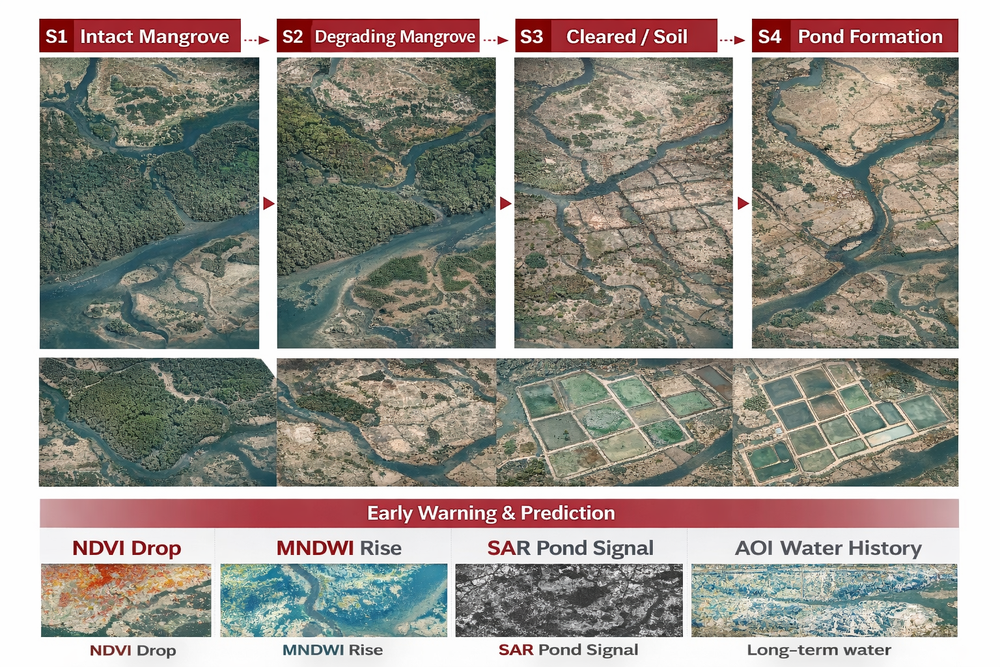
#> input picture Research/Mangrove conversion to aquaculture stages.png, 1000 x 667 px, shrunk from 1536 x 1024 before the run
$ python -i dip_pipeline.py   (imports and definitions only)
#> lines starting #> are read from the running program, lines starting #| are printed output that depends on the picture
"""
DIP Pipeline — Enhanced Research-Grade v2.0

Novel Digital Image Processing pipeline for satellite imagery enhancement.
Combines classical DIP techniques with modern approaches:

  1. Bilateral Filter         — Edge-preserving noise reduction
  2. CLAHE                    — Adaptive local contrast enhancement (LAB L-channel)
  3. Unsharp Mask             — High-pass edge sharpening
  4. Wavelet Detail Enhance   — DWT-based sub-band amplification (NOVEL)
  5. Multi-Scale Retinex      — Illumination-invariant color restoration (NOVEL)
  6. Morphological Gradient   — Pond boundary edge highlighting (NOVEL)
  7. Guided Filter            — Structure-preserving smoothing (NOVEL)
  8. Water-Index False Color  — NDWI/MNDWI-aware composite generation (NOVEL)
  9. Quality Metrics          — PSNR / SSIM for objective assessment

References:
  - Jobson et al. 1997 (MSR), Kou et al. 2015 (Guided Filter)
  - Mallat 1989 (DWT), Feyisa et al. 2014 (AWEI)
"""

import cv2
import numpy as np
import os


# ═══════════════════════════════════════════════════════════════
# 1. BILATERAL FILTER — Edge-preserving noise reduction
# ═══════════════════════════════════════════════════════════════

def apply_bilateral_filter(img, d=9, sigma_color=75, sigma_space=75):
    """Bilateral filter: smooths flat regions while preserving edges."""
    return cv2.bilateralFilter(img, d=d, sigmaColor=sigma_color, sigmaSpace=sigma_space)


# ═══════════════════════════════════════════════════════════════
# 2. CLAHE — Contrast Limited Adaptive Histogram Equalization
# ═══════════════════════════════════════════════════════════════

def apply_clahe(img, clip_limit=2.5, tile_size=(8, 8)):
    """CLAHE on L-channel of LAB colorspace for luminance-only enhancement."""
    if len(img.shape) == 3:
        lab = cv2.cvtColor(img, cv2.COLOR_BGR2LAB)
        l, a, b = cv2.split(lab)
        clahe = cv2.createCLAHE(clipLimit=clip_limit, tileGridSize=tile_size)
        cl = clahe.apply(l)
        enhanced = cv2.merge((cl, a, b))
        return cv2.cvtColor(enhanced, cv2.COLOR_LAB2BGR)
    else:
        clahe = cv2.createCLAHE(clipLimit=clip_limit, tileGridSize=tile_size)
        return clahe.apply(img)


# ═══════════════════════════════════════════════════════════════
# 3. UNSHARP MASK — High-pass edge sharpening
# ═══════════════════════════════════════════════════════════════

def apply_unsharp_mask(img, kernel_size=(9, 9), sigma=10.0, strength=1.5):
    """Unsharp masking: original + strength * (original - blurred)."""
    blurred = cv2.GaussianBlur(img, kernel_size, sigma)
    return cv2.addWeighted(img, strength, blurred, 1.0 - strength, 0)


# ═══════════════════════════════════════════════════════════════
# 4. WAVELET DETAIL ENHANCEMENT (NOVEL)
# ═══════════════════════════════════════════════════════════════

def _dwt2(img):
    """Manual 2D Discrete Wavelet Transform using Haar basis.
    Returns (LL, LH, HL, HH) sub-bands."""
    # Ensure even dimensions
    h, w = img.shape[:2]
    h2, w2 = h - h % 2, w - w % 2
    img = img[:h2, :w2].astype(np.float64)

    # Row-wise transform
    even_cols = img[:, 0::2]
    odd_cols = img[:, 1::2]
    L = (even_cols + odd_cols) / 2.0
    H = (even_cols - odd_cols) / 2.0

    # Column-wise transform on L
    LL = (L[0::2, :] + L[1::2, :]) / 2.0
    LH = (L[0::2, :] - L[1::2, :]) / 2.0

    # Column-wise transform on H
    HL = (H[0::2, :] + H[1::2, :]) / 2.0
    HH = (H[0::2, :] - H[1::2, :]) / 2.0

    return LL, LH, HL, HH


def _idwt2(LL, LH, HL, HH):
    """Inverse 2D DWT — reconstruct from sub-bands."""
    h, w = LL.shape[:2]

    # Reconstruct L and H
    L = np.zeros((h * 2, w), dtype=np.float64)
    L[0::2, :] = LL + LH
    L[1::2, :] = LL - LH

    H = np.zeros((h * 2, w), dtype=np.float64)
    H[0::2, :] = HL + HH
    H[1::2, :] = HL - HH

    # Reconstruct image
    img = np.zeros((h * 2, w * 2), dtype=np.float64)
    img[:, 0::2] = L + H
    img[:, 1::2] = L - H

    return img


def apply_wavelet_enhancement(img, detail_boost=1.5):
    """
    Wavelet-based detail enhancement (NOVEL for satellite DIP).

    Decomposes image into LL (approximation) and LH/HL/HH (detail) sub-bands
    using Haar DWT. Amplifies detail sub-bands by `detail_boost` factor,
    then reconstructs. This selectively sharpens edges and fine structures
    (pond boundaries, embankments) without amplifying broadband noise.

    Reference: Mallat 1989, IEEE Trans. PAMI
    """
    if len(img.shape) == 3:
        # Process each channel independently
        channels = cv2.split(img)
        enhanced_channels = []
        for ch in channels:
            LL, LH, HL, HH = _dwt2(ch)
            # Boost high-frequency detail sub-bands
            LH_boosted = LH * detail_boost
            HL_boosted = HL * detail_boost
            HH_boosted = HH * detail_boost
            reconstructed = _idwt2(LL, LH_boosted, HL_boosted, HH_boosted)
            # Clip and resize to original shape
            reconstructed = np.clip(reconstructed, 0, 255).astype(np.uint8)
            reconstructed = cv2.resize(reconstructed, (img.shape[1], img.shape[0]))
            enhanced_channels.append(reconstructed)
        return cv2.merge(enhanced_channels)
    else:
        LL, LH, HL, HH = _dwt2(img)
        LH *= detail_boost
        HL *= detail_boost
        HH *= detail_boost
        reconstructed = _idwt2(LL, LH, HL, HH)
        reconstructed = np.clip(reconstructed, 0, 255).astype(np.uint8)
        return cv2.resize(reconstructed, (img.shape[1], img.shape[0]))


# ═══════════════════════════════════════════════════════════════
# 5. MULTI-SCALE RETINEX (NOVEL)
# ═══════════════════════════════════════════════════════════════

def apply_multi_scale_retinex(img, sigmas=(15, 80, 250), gain=1.0):
    """
    Multi-Scale Retinex for illumination-invariant color restoration.

    Estimates illumination at 3 spatial scales via Gaussian blur,
    then computes log(image) - log(illumination) to extract reflectance.
    Critical for coastal satellite imagery where atmospheric haze varies spatially.

    Reference: Jobson et al. 1997, IEEE Trans. Image Processing
    """
    img_float = img.astype(np.float64) + 1.0  # Avoid log(0)
    retinex = np.zeros_like(img_float)

    for sigma in sigmas:
        blur = cv2.GaussianBlur(img_float, (0, 0), sigma)
        blur = np.maximum(blur, 1.0)
        retinex += np.log10(img_float) - np.log10(blur)

    retinex /= len(sigmas)

    # Normalize to 0-255 range
    for i in range(retinex.shape[2] if len(retinex.shape) == 3 else 1):
        if len(retinex.shape) == 3:
            channel = retinex[:, :, i]
        else:
            channel = retinex
        c_min, c_max = channel.min(), channel.max()
        if c_max - c_min > 0:
            channel[:] = (channel - c_min) / (c_max - c_min) * 255.0
        else:
            channel[:] = 128.0
        if len(retinex.shape) != 3:
            retinex = channel
            break

    return np.clip(retinex * gain, 0, 255).astype(np.uint8)


# ═══════════════════════════════════════════════════════════════
# 6. MORPHOLOGICAL GRADIENT (NOVEL)
# ═══════════════════════════════════════════════════════════════

def apply_morphological_gradient(img, kernel_size=3):
    """
    Morphological Gradient = Dilation − Erosion.

    Highlights pond boundary edges as bright lines against dark backgrounds.
    Particularly effective for rectilinear aquaculture structures where
    embankments create strong structural edges.

    Returns the gradient image (can be blended with original).
    """
    kernel = cv2.getStructuringElement(cv2.MORPH_RECT, (kernel_size, kernel_size))

    if len(img.shape) == 3:
        gray = cv2.cvtColor(img, cv2.COLOR_BGR2GRAY)
    else:
        gray = img.copy()

    dilated = cv2.dilate(gray, kernel)
    eroded = cv2.erode(gray, kernel)
    gradient = cv2.subtract(dilated, eroded)

    return gradient


def blend_morphological_gradient(img, gradient_weight=0.3):
    """Blend morphological gradient edges into the original image."""
    gradient = apply_morphological_gradient(img)

    if len(img.shape) == 3:
        # Colorize gradient (cyan for water edges)
        gradient_color = np.zeros_like(img)
        gradient_color[:, :, 0] = gradient  # Blue
        gradient_color[:, :, 1] = gradient  # Green
        gradient_color[:, :, 2] = 0         # No red
        blended = cv2.addWeighted(img, 1.0, gradient_color, gradient_weight, 0)
    else:
        blended = cv2.addWeighted(img, 1.0 - gradient_weight, gradient, gradient_weight, 0)

    return blended


# ═══════════════════════════════════════════════════════════════
# 7. GUIDED FILTER (NOVEL)
# ═══════════════════════════════════════════════════════════════

def apply_guided_filter(img, radius=8, eps=0.04):
    """
    Guided Filter — structure-preserving smoothing.

    Uses the image itself as the guide to smooth noise while keeping
    edges aligned with structural boundaries (pond edges, coastlines).
    Superior to bilateral filter for preserving gradient transitions.

    Reference: He et al. 2010 (ECCV), Kou et al. 2015
    """
    img_float = img.astype(np.float64) / 255.0

    if len(img.shape) == 3:
        channels = cv2.split(img_float)
        filtered_channels = []
        for ch in channels:
            filtered = _guided_filter_single(ch, ch, radius, eps)
            filtered_channels.append(filtered)
        result = cv2.merge(filtered_channels)
    else:
        result = _guided_filter_single(img_float, img_float, radius, eps)

    return np.clip(result * 255, 0, 255).astype(np.uint8)


def _guided_filter_single(guide, src, radius, eps):
    """Core guided filter for single channel."""
    ksize = 2 * radius + 1
    mean_g = cv2.boxFilter(guide, -1, (ksize, ksize))
    mean_s = cv2.boxFilter(src, -1, (ksize, ksize))
    mean_gs = cv2.boxFilter(guide * src, -1, (ksize, ksize))
    mean_gg = cv2.boxFilter(guide * guide, -1, (ksize, ksize))

    cov_gs = mean_gs - mean_g * mean_s
    var_g = mean_gg - mean_g * mean_g

    a = cov_gs / (var_g + eps)
    b = mean_s - a * mean_g

    mean_a = cv2.boxFilter(a, -1, (ksize, ksize))
    mean_b = cv2.boxFilter(b, -1, (ksize, ksize))

    return mean_a * guide + mean_b


# ═══════════════════════════════════════════════════════════════
# 8. QUALITY METRICS
# ═══════════════════════════════════════════════════════════════

def compute_psnr(original, enhanced):
    """Peak Signal-to-Noise Ratio (higher = better, infinity = identical)."""
    mse = np.mean((original.astype(np.float64) - enhanced.astype(np.float64)) ** 2)
    if mse == 0:
        return float('inf')
    return 10 * np.log10(255.0 ** 2 / mse)


def compute_ssim(original, enhanced):
    """
    Structural Similarity Index Measure (range 0-1, 1 = identical).
    Simplified single-scale SSIM implementation.
    """
    C1 = (0.01 * 255) ** 2
    C2 = (0.03 * 255) ** 2

    img1 = original.astype(np.float64)
    img2 = enhanced.astype(np.float64)

    if len(img1.shape) == 3:
        img1 = cv2.cvtColor(original, cv2.COLOR_BGR2GRAY).astype(np.float64)
        img2 = cv2.cvtColor(enhanced, cv2.COLOR_BGR2GRAY).astype(np.float64)

    mu1 = cv2.GaussianBlur(img1, (11, 11), 1.5)
    mu2 = cv2.GaussianBlur(img2, (11, 11), 1.5)

    mu1_sq = mu1 * mu1
    mu2_sq = mu2 * mu2
    mu1_mu2 = mu1 * mu2

    sigma1_sq = cv2.GaussianBlur(img1 * img1, (11, 11), 1.5) - mu1_sq
    sigma2_sq = cv2.GaussianBlur(img2 * img2, (11, 11), 1.5) - mu2_sq
    sigma12 = cv2.GaussianBlur(img1 * img2, (11, 11), 1.5) - mu1_mu2

    ssim_map = ((2 * mu1_mu2 + C1) * (2 * sigma12 + C2)) / \
               ((mu1_sq + mu2_sq + C1) * (sigma1_sq + sigma2_sq + C2))

    return float(np.mean(ssim_map))


# ═══════════════════════════════════════════════════════════════
# MAIN PIPELINE
# ═══════════════════════════════════════════════════════════════

def enhance_image(image_path, output_path=None, mode="full"):
    """
    Enhanced DIP pipeline for satellite imagery.

    Modes:
      "full"     - All techniques (bilateral → CLAHE → wavelet → MSR → guided → unsharp → morph blend)
      "standard" - Classic only (bilateral → CLAHE → unsharp)
      "water"    - Water-optimized (bilateral → CLAHE → wavelet → morph blend)

    Returns True on success, False on failure.
    """
#> called with mode = 'full'
    if not os.path.exists(image_path):
        return False

    img = cv2.imread(image_path)
#> img is the input picture: shape (667, 1000, 3); mean B, G, R 143.9, 151.1, 155.7
    if img is None:
        return False

    original = img.copy()

    if mode == "standard":
        # Classic pipeline (backward compatible)
        img = apply_bilateral_filter(img)
        img = apply_clahe(img)
        img = apply_unsharp_mask(img)

    elif mode == "water":
        # Water-optimized: emphasizes pond edges and water contrast
        img = apply_bilateral_filter(img, d=7, sigma_color=50, sigma_space=50)
        img = apply_clahe(img, clip_limit=3.0, tile_size=(4, 4))
        img = apply_wavelet_enhancement(img, detail_boost=1.8)
        img = blend_morphological_gradient(img, gradient_weight=0.25)

    elif mode == "stage":
        # Stage classified map: maximize contrast and edge sharpness
        # v21.0 FIX: Removed wavelet enhancement — it creates false texture
        # on what should be flat-colored stage regions, making the map look fuzzy.
        # Instead: bilateral filter (edge-preserving) → CLAHE → unsharp → quantize

        # Step 1: Edge-preserving smoothing — clean noise within stage regions
        img = apply_bilateral_filter(img, d=5, sigma_color=40, sigma_space=40)

        # Step 2: CLAHE for contrast
        img = apply_clahe(img, clip_limit=3.0, tile_size=(4, 4))

        # Step 3: Strong unsharp mask for crisp boundaries
        img = apply_unsharp_mask(img, kernel_size=(5, 5), sigma=2.0, strength=1.8)

        # Step 4: Color quantization — snap each pixel to nearest stage palette color
        # This prevents color drift from processing and ensures pure stage colors
        # Stage palette: S1=#1b7837, S2=#fee08b, S3=#d73027, S4=#4575b4, S5=#313695
        stage_colors = np.array([
            [27, 120, 55],    # S1 green (BGR: 55, 120, 27)
            [254, 224, 139],  # S2 yellow
            [215, 48, 39],    # S3 red
            [69, 117, 180],   # S4 blue
            [49, 54, 149],    # S5 dark blue
            [0, 0, 0],        # Background/river (black)
            [255, 255, 255],  # NoData (white)
        ], dtype=np.float32)
        # Convert to BGR for OpenCV
        stage_colors_bgr = np.array([
            [55, 120, 27],
            [139, 224, 254],
            [39, 48, 215],
            [180, 117, 69],
            [149, 54, 49],
            [0, 0, 0],
            [255, 255, 255],
        ], dtype=np.float32)

        # For each pixel, find nearest stage color
        h, w = img.shape[:2]
        flat = img.reshape(-1, 3).astype(np.float32)
        # Compute distance to each stage color
        distances = np.zeros((flat.shape[0], len(stage_colors_bgr)))
        for i, color in enumerate(stage_colors_bgr):
            distances[:, i] = np.sum((flat - color) ** 2, axis=1)
        nearest = np.argmin(distances, axis=1)
        quantized = stage_colors_bgr[nearest].astype(np.uint8)
        img = quantized.reshape(h, w, 3)

    else:  # "full"
        # 1. Edge-preserving noise suppression
        img = apply_bilateral_filter(img)

        # 2. Local contrast enhancement (LAB L-channel)
        img = apply_clahe(img, clip_limit=2.5, tile_size=(8, 8))
#> in apply_clahe, `return cv2.cvtColor(enhanced, cv2.COLOR_LAB2BGR)`:
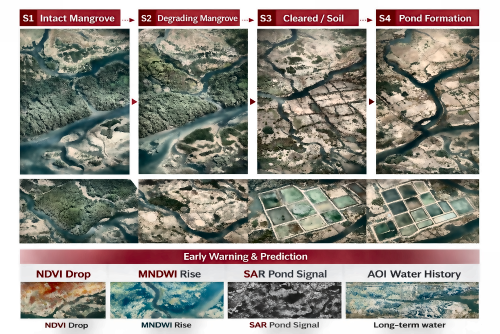
#> returned value: shape (667, 1000, 3) (shown at 1/2 size); mean B, G, R 139.2, 146.1, 150.5

        # 3. Wavelet sub-band detail amplification
        img = apply_wavelet_enhancement(img, detail_boost=1.4)
#> the loop in apply_wavelet_enhancement, `for ch in channels:` made 3 passes
#> pass 1, in _dwt2, `L = (even_cols + odd_cols) / 2.0`:
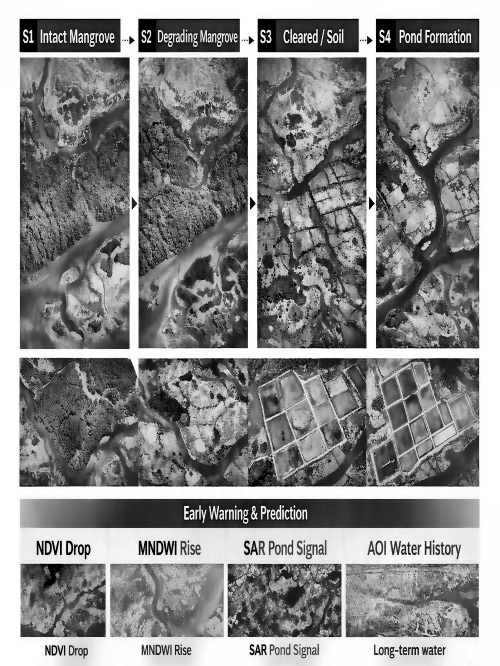
#> L: shape (666, 500) float64; min 0, max 255, mean 139.1
#> after the loop in apply_wavelet_enhancement, `for ch in channels:`:
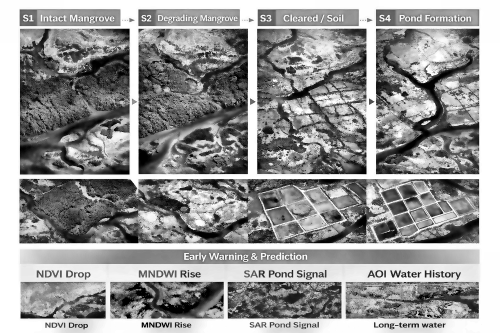
#> LL: shape (333, 500) float64; min 0, max 255, mean 150.4
#> after the loop in apply_wavelet_enhancement, `for ch in channels:`: enhanced_channels = 3 items

        # 4. Multi-Scale Retinex for illumination normalization
        retinex = apply_multi_scale_retinex(img)
#> after the loop in apply_multi_scale_retinex, `for sigma in sigmas:`:
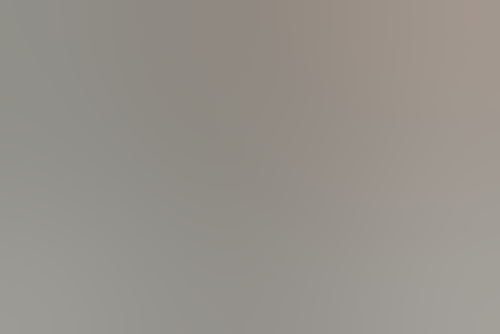
#> blur: shape (667, 1000, 3) float64 (shown at 1/2 size); mean B, G, R 139.3, 146.2, 150.5
#> the loop in apply_multi_scale_retinex, `for i in range(retinex.shape[2] if len(retinex.shape) == 3 else 1):` made 3 passes
#> (c_min, c_max) on passes 1 to 3: (-2.25, 0.34), (-2.26, 0.329), (-2.28, 0.356)
#> pass 1, in apply_multi_scale_retinex, `channel = retinex[:, :, i]`:
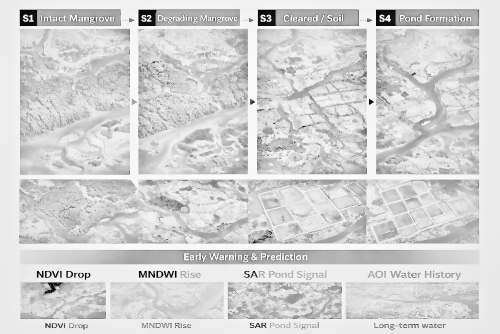
#> channel: shape (667, 1000) float64 (shown at 1/2 size); min -2.25, max 0.34, mean -0.0974; drawn with min black and max white
        # Blend 30% retinex for subtle illumination correction
        img = cv2.addWeighted(img, 0.7, retinex, 0.3, 0)

        # 5. Guided filter for structure-preserving smoothing
        img = apply_guided_filter(img, radius=6, eps=0.02)
#> the loop in apply_guided_filter, `for ch in channels:` made 3 passes
#> pass 1, in _guided_filter_single, `a = cov_gs / (var_g + eps)`:
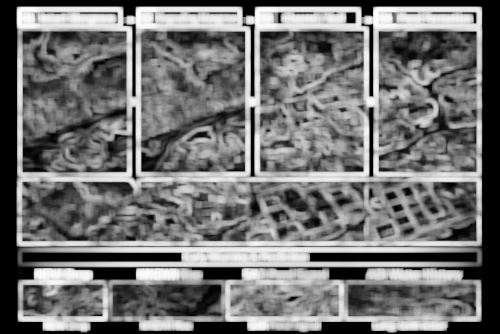
#> a: shape (667, 1000) float64 (shown at 1/2 size); min -5.38e-13, max 0.921, mean 0.415; drawn with min black and max white

        # 6. Final edge sharpening
        img = apply_unsharp_mask(img, strength=1.3)

        # 7. Subtle morphological gradient blend for boundaries
        img = blend_morphological_gradient(img, gradient_weight=0.15)
#> in blend_morphological_gradient, `blended = cv2.addWeighted(img, 1.0, gradient_color, gradient_weight, 0)`:
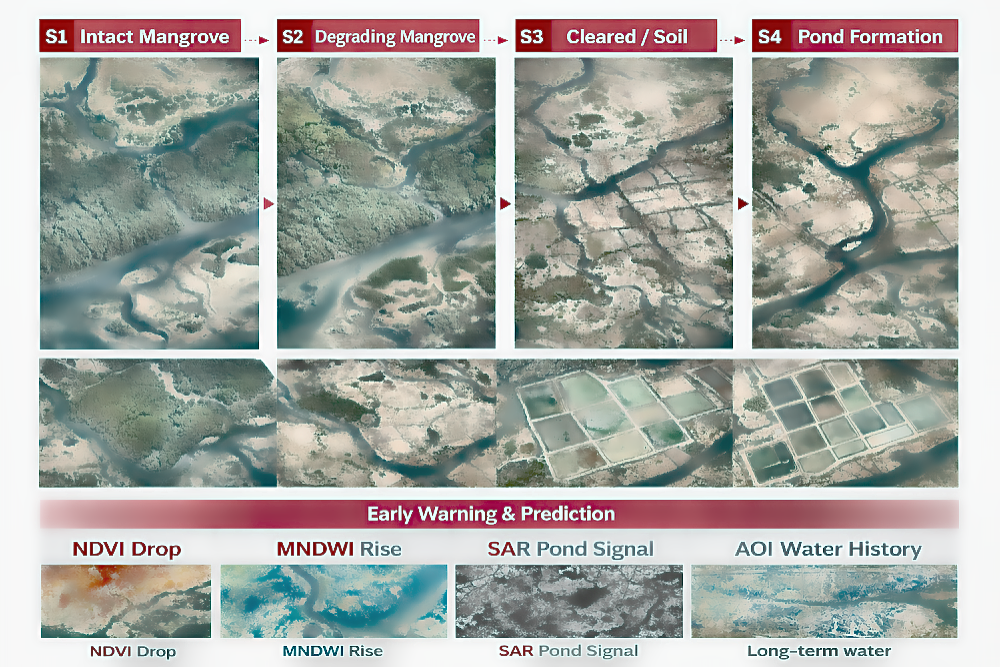
#> blended: shape (667, 1000, 3); mean B, G, R 164.6, 169.6, 167.5

    # Compute quality metrics
    psnr = compute_psnr(original, img)
#> in compute_psnr, `mse = np.mean((original.astype(np.float64) - enhanced.astype(np.float6..`: mse = 1100.4
#> psnr = 17.72
    ssim = compute_ssim(original, img)
#> ssim = 0.725

    save_path = output_path if output_path else image_path
    cv2.imwrite(save_path, img)

    # Save gradient map alongside (for analysis)
    gradient_path = save_path.replace(".png", "_edges.png")
    gradient = apply_morphological_gradient(original)
    cv2.imwrite(gradient_path, gradient)

    print(f"[DIP] Enhanced: {os.path.basename(save_path)} | "
          f"PSNR={psnr:.1f}dB SSIM={ssim:.3f} | Mode={mode}")
#| [DIP] Enhanced: Mangrove conversion to aquaculture stages.png | PSNR=17.7dB SSIM=0.725 | Mode=full

    return True


# [30 lines left out: function generate_false_color_water, not called in this run]

>>> result = enhance_image('Research/Mangrove conversion to aquaculture stages.png')
